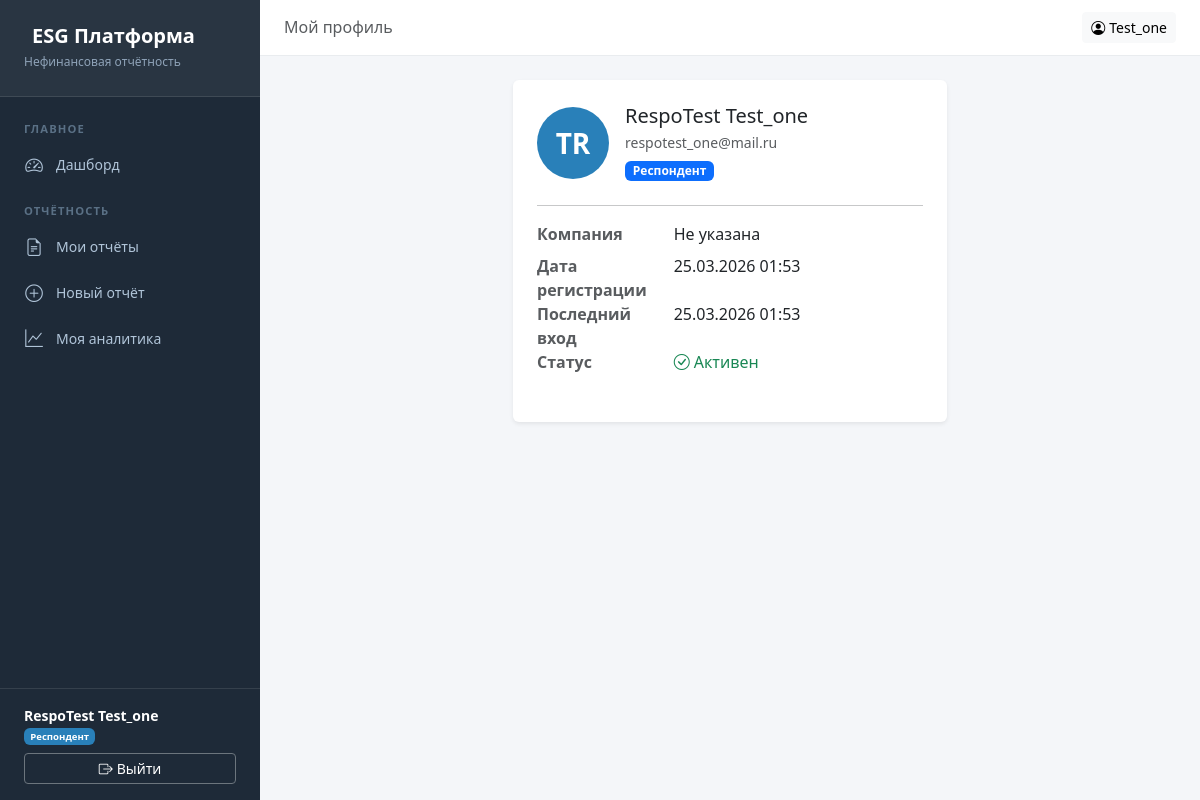
The page /accounts/profile/ (signed in) on the database its author committed.
### accounts/models.py (models this page shows, shortened)
class User(AbstractBaseUser, PermissionsMixin):
    email = models.EmailField(unique=True, verbose_name='Email')
    first_name = models.CharField(max_length=100, verbose_name='Имя')
    last_name = models.CharField(max_length=100, verbose_name='Фамилия')
    middle_name = models.CharField(max_length=100, blank=True, verbose_name='Отчество')
    role = models.CharField(
        max_length=20,
        choices=Role.choices,
        default=Role.VIEWER,
        verbose_name='Роль'
    )
    is_active = models.BooleanField(default=True, verbose_name='Активен')
    is_staff = models.BooleanField(default=False, verbose_name='Сотрудник')
    date_joined = models.DateTimeField(default=timezone.now, verbose_name='Дата регистрации')
    last_login = models.DateTimeField(null=True, blank=True, verbose_name='Последний вход')
    company = models.ForeignKey(
        'companies.Company',
        null=True, blank=True,
        on_delete=models.SET_NULL,
        verbose_name='Компания',
        related_name='users'
    )
    objects = UserManager()
    USERNAME_FIELD = 'email'
    REQUIRED_FIELDS = ['first_name', 'last_name']
    class Meta:
        verbose_name = 'Пользователь'
        verbose_name_plural = 'Пользователи'
        ordering = ['-date_joined']
    def get_full_name(self):
        return f'{self.last_name} {self.first_name} {self.middle_name}'.strip()
    def get_short_name(self):
        return self.first_name

### accounts/views.py (the view)
# urls.py: path('profile/', views.profile_view, name='profile'),
@login_required
def profile_view(request):
    return render(request, 'accounts/profile.html', {'profile_user': request.user})

### templates/accounts/profile.html (shortened to what this page needs)
{% extends 'base.html' %}
{% block page_title %}Мой профиль{% endblock %}
{% block content %}
<div class="row justify-content-center">
    <div class="col-lg-6">
        <div class="card border-0 shadow-sm">
            <div class="card-body p-4">
                <div class="d-flex align-items-center gap-3 mb-4">
                    <div class="rounded-circle d-flex align-items-center justify-content-center fw-bold text-white fs-3"
                         style="width:72px;height:72px;background:{% if profile_user.role == 'admin' %}#c0392b{% elif profile_user.role == 'respondent' %}#2980b9{% else %}#27ae60{% endif %};">
                        {{ profile_user.first_name|first }}{{ profile_user.last_name|first }}
                    </div>
                    <div>
                        <h5 class="mb-1">{{ profile_user.get_full_name }}</h5>
                        <p class="text-muted mb-1 small">{{ profile_user.email }}</p>
                        {% if profile_user.role == 'admin' %}<span class="badge bg-danger">Администратор</span>
                        {% elif profile_user.role == 'respondent' %}<span class="badge bg-primary">Респондент</span>
                        {% else %}<span class="badge bg-success">Пользователь</span>{% endif %}
                    </div>
                </div>
                <hr>
                <dl class="row">
                    <dt class="col-sm-4 text-muted">Компания</dt>
                    <dd class="col-sm-8">{{ profile_user.company|default:"Не указана" }}</dd>
                    <dt class="col-sm-4 text-muted">Дата регистрации</dt>
                    <dd class="col-sm-8">{{ profile_user.date_joined|date:"d.m.Y H:i" }}</dd>
                    <dt class="col-sm-4 text-muted">Последний вход</dt>
                    <dd class="col-sm-8">{{ profile_user.last_login|date:"d.m.Y H:i"|default:"—" }}</dd>
                    <dt class="col-sm-4 text-muted">Статус</dt>
                    <dd class="col-sm-8">
                        {% if profile_user.is_active %}
                        <span class="text-success"><i class="bi bi-check-circle me-1"></i>Активен</span>
                        {% else %}
                        <span class="text-danger"><i class="bi bi-x-circle me-1"></i>Заблокирован</span>
                        {% endif %}
                    </dd>
                </dl>
            </div>
        </div>
    </div>
</div>
{% endblock %}

### templates/base.html (shortened to what this page needs)
<!DOCTYPE html>
<html lang="ru">
<head>
    <link href="https://cdn.jsdelivr.net/npm/bootstrap@5.3.2/dist/css/bootstrap.min.css" rel="stylesheet">
    <link href="https://cdn.jsdelivr.net/npm/bootstrap-icons@1.11.3/font/bootstrap-icons.min.css" rel="stylesheet">
</head>
<body>
{% if user.is_authenticated %}
<nav class="sidebar">
    <div class="sidebar-brand">
        <h5>ESG Платформа</h5>
        <small>Нефинансовая отчётность</small>
    </div>
    <div class="sidebar-nav">
        <div class="sidebar-section">Главное</div>
        <a href="{% url 'core:dashboard' %}" class="nav-link {% if request.resolver_match.url_name == 'dashboard' %}active{% endif %}">
            <i class="bi bi-speedometer2"></i> Дашборд
        </a>
        {% if user.role == 'respondent' %}
        <div class="sidebar-section mt-2">Отчётность</div>
        <a href="#" class="nav-link">
            <i class="bi bi-file-earmark-text"></i> Мои отчёты
        </a>
        <a href="#" class="nav-link">
            <i class="bi bi-plus-circle"></i> Новый отчёт
        </a>
        <a href="#" class="nav-link">
            <i class="bi bi-graph-up"></i> Моя аналитика
        </a>
        {% endif %}
    </div>
    <div class="sidebar-footer">
        <div class="user-name">{{ user.get_full_name }}</div>
        <div class="user-info mb-2">
            {% if user.role == 'admin' %}<span class="badge badge-admin">Администратор</span>
            {% elif user.role == 'respondent' %}<span class="badge badge-respondent">Респондент</span>
            {% else %}<span class="badge badge-viewer">Пользователь</span>{% endif %}
        </div>
        <a href="{% url 'accounts:logout' %}" class="btn btn-sm btn-outline-secondary w-100 text-white border-secondary">
            <i class="bi bi-box-arrow-right me-1"></i>Выйти
        </a>
    </div>
</nav>
<div class="main-content">
    <div class="topbar">
        <div>
            <h6 class="mb-0 text-muted">{% block page_title %}Главная{% endblock %}</h6>
        </div>
        <div class="d-flex gap-2">
            <a href="{% url 'accounts:profile' %}" class="btn btn-sm btn-light">
                <i class="bi bi-person-circle me-1"></i>{{ user.get_short_name }}
            </a>
        </div>
    </div>
    <div class="content-area">
        {% block content %}{% endblock %}
    </div>
</div>
{% else %}
{% block auth_content %}{% endblock %}
{% endif %}
</body>
</html>

### templates/base.html (style rules this page uses)
:root { --esg-green: #2d7d46; --esg-blue: #1a5276; --esg-sidebar: #1e2a38; }
body { background: #f4f6f9; font-family: 'Segoe UI', sans-serif; }
.sidebar { width: 260px; min-height: 100vh; background: var(--esg-sidebar); position: fixed; top: 0; left: 0; z-index: 100; display: flex; flex-direction: column; }
.sidebar-brand { padding: 1.5rem; background: rgba(255,255,255,0.05); border-bottom: 1px solid rgba(255,255,255,0.1); }
.sidebar-brand h5 { color: #fff; margin: 0; font-weight: 700; }
.sidebar-brand small { color: #8fa3b8; font-size: 0.75rem; }
.sidebar-nav { padding: 1rem 0; flex: 1; }
.sidebar-section { padding: 0.5rem 1.5rem 0.25rem; font-size: 0.7rem; text-transform: uppercase; color: #5a7085; letter-spacing: 0.1em; font-weight: 600; }
.sidebar .nav-link { color: #b0c4d8; padding: 0.6rem 1.5rem; display: flex; align-items: center; gap: 0.75rem; font-size: 0.875rem; border-radius: 0; transition: all 0.2s; }
.sidebar .nav-link i { font-size: 1.1rem; width: 20px; text-align: center; }
.sidebar-footer { padding: 1rem 1.5rem; border-top: 1px solid rgba(255,255,255,0.1); }
.sidebar-footer .user-info { color: #b0c4d8; font-size: 0.8rem; }
.sidebar-footer .user-name { color: #fff; font-weight: 600; font-size: 0.875rem; }
.main-content { margin-left: 260px; min-height: 100vh; }
.topbar { background: #fff; border-bottom: 1px solid #e9ecef; padding: 0.75rem 1.5rem; display: flex; align-items: center; justify-content: space-between; position: sticky; top: 0; z-index: 99; }
.content-area { padding: 1.5rem; }
.badge-respondent { background: #2980b9; }

### rows shown on the page
User: get_full_name "RespoTest Test_one", get_short_name "Test_one", first_name|first "T", last_name|first "R", email "respotest_one@mail.ru", company "Не указана", date_joined "25.03.2026 01:53", last_login "25.03.2026 01:53"
